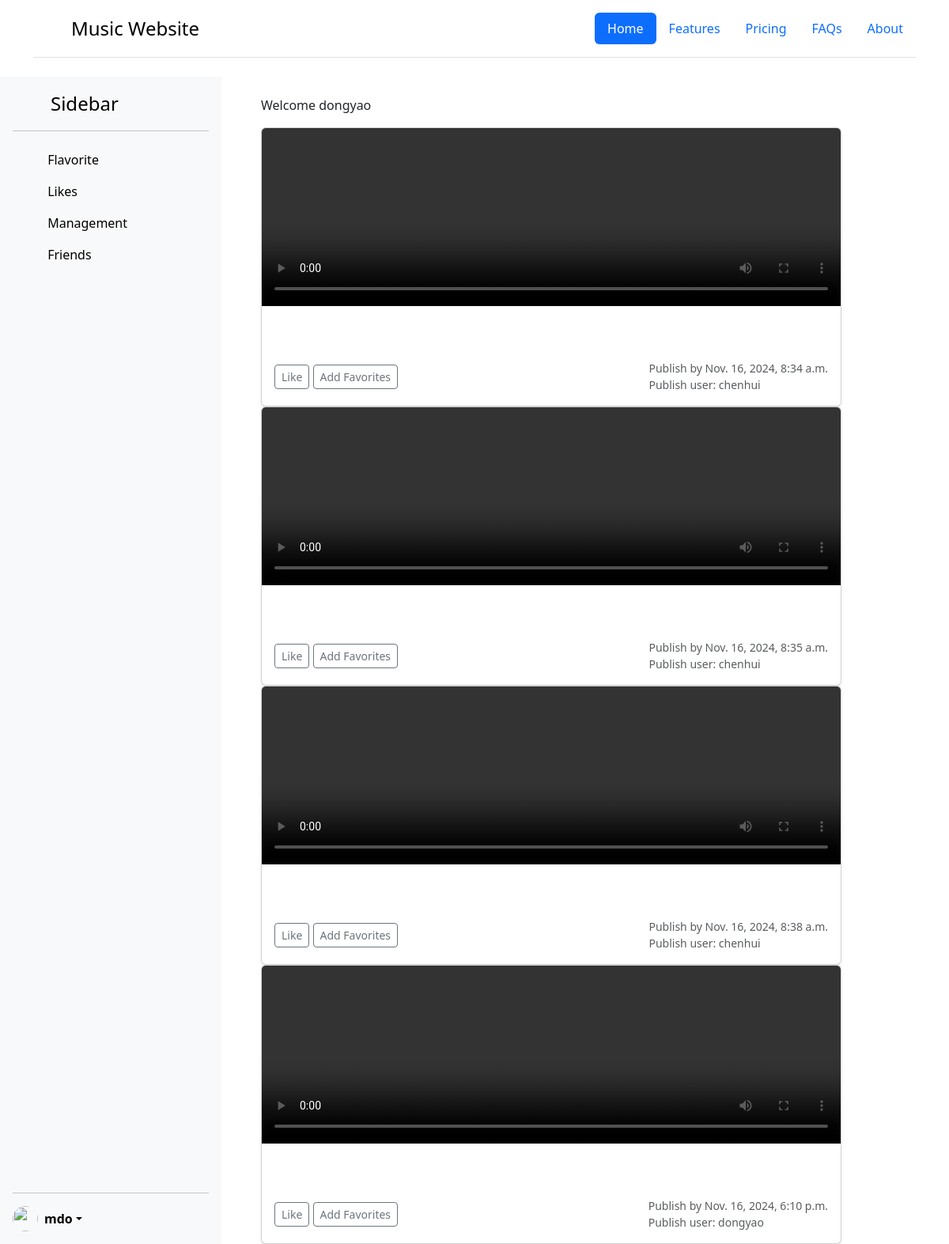
Page /mainpage/user_mainpage (signed in) on the earlier database version.
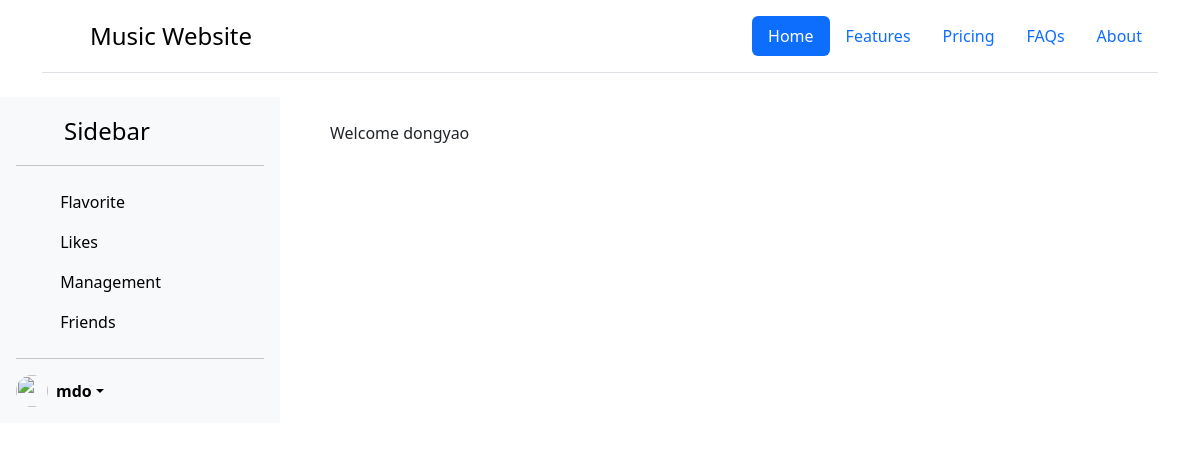
Same page on the later database version.
### user/models.py (models this page shows)
class management(models.Model):
    user=models.ForeignKey(User,related_name="management_set",on_delete=models.CASCADE)
    title=models.CharField(max_length=200)
    description=models.CharField(max_length=20000)
    upload_time=models.DateTimeField(auto_now_add=True)
    video=models.FileField(upload_to="videos/")

### mainpage/views.py (the view, shortened to what this page needs)
# urls.py: path('user_mainpage',views.user_mainpage,name='user_mainpage'),
def user_mainpage(request):
    videos=management.objects.all()
    user=request.user
    context = {'user':user,'videos':videos}
    return render(request, "user_mainpage.html", context)

### templates/user_mainpage.html (shortened to what this page needs)
{% extends 'mainpage_template.html' %}
{% block body1 %}
       <p>Welcome {{ user.username }}</p>
{% for obj in videos %}
<div class="col">
    <div class="card shadow-sm">
        <div class="card-img-top" style="position: relative; overflow: hidden;">
            <video width="100%" height="225" controls>
                <source src="{{ obj.video.url }}" type="video/mp4">
            </video>
        </div>
        <div class="card-body" >
            <p class="card-text" style="min-height: 30px; min-width: 700px"></p>
            <div class="d-flex justify-content-between align-items-center">
                <div class="btn-group">
                    <form action="" method="post">
                    <button type="submit" class="btn btn-sm btn-outline-secondary" name="like">Like</button>
                    <button type="submit" class="btn btn-sm btn-outline-secondary" name="favorite">Add Favorites</button>
                    </form>
                </div>
                <small class="text-body-secondary">Publish by {{ obj.upload_time }}<br> Publish user: {{ obj.user.username }}</small>
            </div>
        </div>
    </div>
</div>
    {% endfor %}
{% endblock %}

### templates/mainpage_template.html (shortened to what this page needs)
<!DOCTYPE html>
<html lang="en">
<head>
    <link href="https://cdn.jsdelivr.net/npm/bootstrap@5.3.3/dist/css/bootstrap.min.css"
          rel="stylesheet"
>
</head>
<body>
 {% if user.is_authenticated %}
<div class="container">
    <header class="d-flex flex-wrap justify-content-center py-3 mb-4 border-bottom">
      <a href="/" class="d-flex align-items-center mb-3 mb-md-0 me-md-auto link-body-emphasis text-decoration-none">
        <svg class="bi me-2" width="40" height="32"><use xlink:href="#bootstrap"></use></svg>
        <span class="fs-4">Music Website</span>
      </a>
      <ul class="nav nav-pills">
        <li class="nav-item"><a href="{% url 'mainpage:user_mainpage' %}" class="nav-link active" aria-current="page">Home</a></li>
        <li class="nav-item"><a href="#" class="nav-link">Features</a></li>
        <li class="nav-item"><a href="#" class="nav-link">Pricing</a></li>
        <li class="nav-item"><a href="#" class="nav-link">FAQs</a></li>
        <li class="nav-item"><a href="#" class="nav-link">About</a></li>
      </ul>
    </header>
  </div>
 <div style="display:flex ">
<div class="d-flex flex-column flex-shrink-0 p-3 bg-body-tertiary" style="width: 280px;">
    <a href="/" class="d-flex align-items-center mb-3 mb-md-0 me-md-auto link-body-emphasis text-decoration-none">
      <svg class="bi pe-none me-2" width="40" height="32"><use xlink:href="#bootstrap"></use></svg>
      <span class="fs-4">Sidebar</span>
    </a>
    <hr>
    <ul class="nav nav-pills flex-column mb-auto">
      <li>
        <a href="{% url 'user:flavorite' %}" class="nav-link link-body-emphasis">
          <svg class="bi pe-none me-2" width="16" height="16"><use xlink:href="#speedometer2"></use></svg>
          Flavorite
        </a>
      </li>
      <li>
        <a href="{% url 'user:likes' %}" class="nav-link link-body-emphasis">
          <svg class="bi pe-none me-2" width="16" height="16"><use xlink:href="#table"></use></svg>
         Likes
        </a>
      </li>
      <li>
        <a href="{% url 'user:management' %}" class="nav-link link-body-emphasis">
          <svg class="bi pe-none me-2" width="16" height="16"><use xlink:href="#grid"></use></svg>
          Management
        </a>
      </li>
      <li>
        <a href="{% url 'user:friends' %}" class="nav-link link-body-emphasis">
          <svg class="bi pe-none me-2" width="16" height="16"><use xlink:href="#people-circle"></use></svg>
          Friends
        </a>
      </li>
    </ul>
    <hr>
    <div class="dropdown">
      <a href="#" class="d-flex align-items-center link-body-emphasis text-decoration-none dropdown-toggle" data-bs-toggle="dropdown" aria-expanded="false">
        <img src="https://github.com/mdo.png" alt="" width="32" height="32" class="rounded-circle me-2">
        <strong>mdo</strong>
      </a>
    </div>
  </div>
     <div style="margin-left: 50px">
       <br>
     {% block body1 %}{% endblock %}
     </div>
 </div>
    {% endif %}
</body>
</html>

Differences in the rows shown:
removed management: upload_time "Nov. 16, 2024, 8:34 a.m.", user.username "chenhui"
removed management: upload_time "Nov. 16, 2024, 8:35 a.m.", user.username "chenhui"
removed management: upload_time "Nov. 16, 2024, 8:38 a.m.", user.username "chenhui"
removed management: upload_time "Nov. 16, 2024, 6:10 p.m.", user.username "dongyao"
